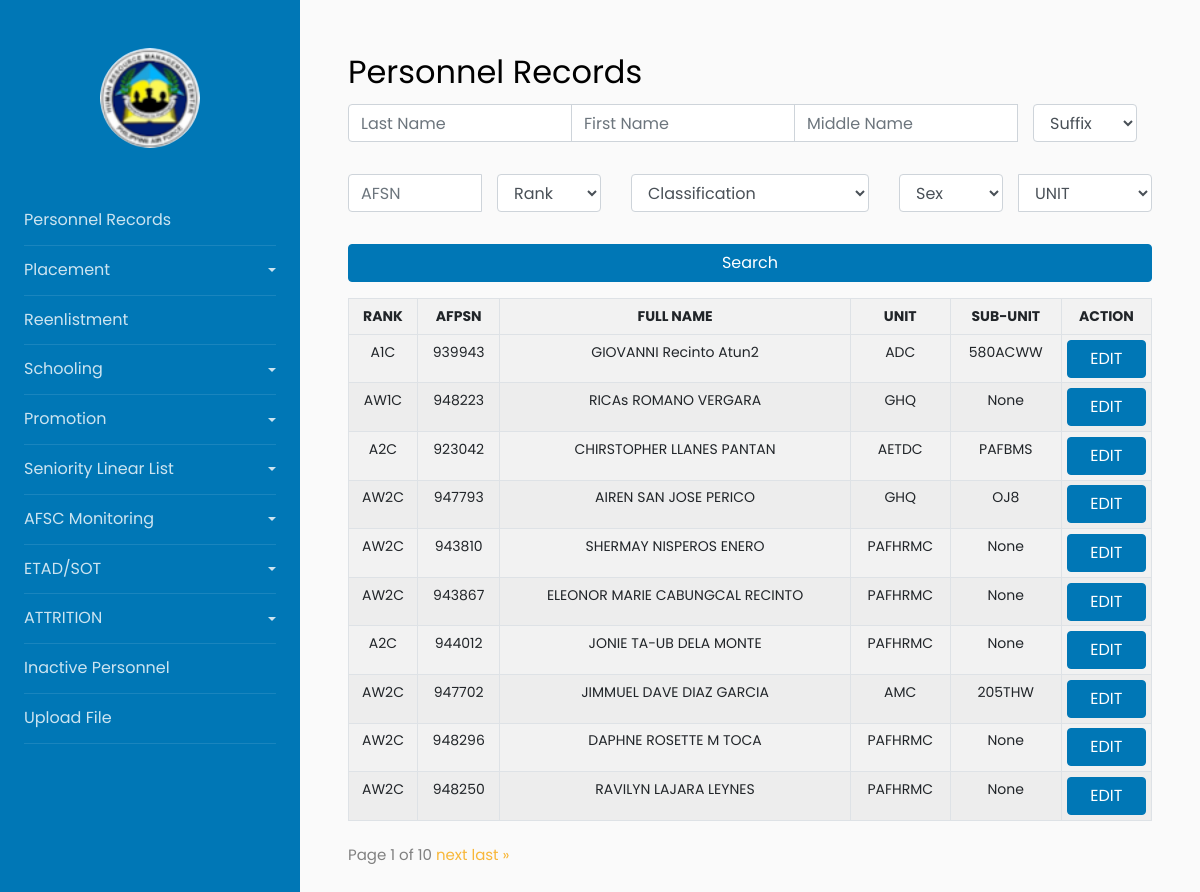
The page / on the database its author committed.
### myapp/models.py (models this page shows, shortened)
class PersonnelItem(models.Model):
    NR = models.CharField(max_length=200, blank=True, null=True)
    RANK = models.CharField(max_length=200)
    LAST_NAME = models.CharField(max_length=200)
    FIRST_NAME = models.CharField(max_length=200)
    MIDDLE_NAME = models.CharField(max_length=200)
    EXTENSION_NAME = models.CharField(max_length=200, blank=True, null=True)
    SERIAL_NUMBER = models.CharField(max_length=200)
    BOS = models.CharField(max_length=200)
    SEX = models.CharField(max_length=10)
    BIRTHDAY = models.DateField()
    CONTACT_NUMBER = models.CharField(max_length=200, blank=True, null=True)
    ADDRESS = models.CharField(max_length=200)
    REGULAR_RESERVE = models.CharField(max_length=200, blank=True, null=True)
    PILOT_RATED_NON_RATED = models.CharField(max_length=200, blank=True, null=True)
    AFSC = models.CharField(max_length=200, blank=True, null=True)
    HIGHEST_PME_COURSES = models.CharField(max_length=200, blank=True, null=True)
    EFFECTIVE_DATE_APPOINTMENT = models.DateField()
    EFFECTIVE_DATE_ENTERED = models.DateField()
    LENGTH_OF_SERVICE = models.CharField(max_length=200)
    DATE_LAST_PROMOTION_APPOINTMENT = models.DateField(max_length=200, blank=True, null=True)
    UNIT = models.CharField(max_length=200)
    SUB_UNIT = models.CharField(max_length=200, blank=True, null=True)
    DATE_LAST_1ST_TRANCH_REENLISTMENT = models.DateField(max_length=200, blank=True, null=True)
    DATE_LAST_2ND_TRANCH_REENLISTMENT = models.DateField(max_length=200, blank=True, null=True)

### myapp/views.py (the view)
# urls.py: path('', views.index, name='index'),
def index(request):
    last_name_query = request.GET.get('last_name')
    first_name_query = request.GET.get('first_name')
    middle_name_query = request.GET.get('middle_name')
    suffix_query = request.GET.get('suffix')
    afsn_query = request.GET.get('afsn')
    rank_query = request.GET.get('rank')
    classification_query = request.GET.get('classification')
    sex_query = request.GET.get('sex')
    unit_query = request.GET.get('unit')
    filters = Q()
    if last_name_query:
        filters &= Q(LAST_NAME__icontains=last_name_query)
    if first_name_query:
        filters &= Q(FIRST_NAME__icontains=first_name_query)
    if middle_name_query:
        filters &= Q(MIDDLE_NAME__icontains=middle_name_query)
    if suffix_query and suffix_query != "Suffix":
        filters &= Q(EXTENSION_NAME__icontains=suffix_query)
    if afsn_query:
        filters &= Q(SERIAL_NUMBER__icontains=afsn_query)  # Change this to 'SERIAL_NUMBER'
    if rank_query and rank_query != "Rank":
        filters &= Q(RANK__icontains=rank_query)
    if classification_query and classification_query != "Classification":
        filters &= Q(CLASSIFICATION__icontains=classification_query)
    if sex_query and sex_query != "Sex":
        filters &= Q(SEX__icontains=sex_query)
    if unit_query:
        filters &= Q(UNIT__icontains=unit_query)
    persons = PersonnelItem.objects.filter(filters)
    paginator = Paginator(persons, 10)
    page_num = request.GET.get("page")
    persons = paginator.get_page(page_num)
    return render(request, 'myapp/index.html', {
        'persons': persons,
        'last_name_query': last_name_query,
        'first_name_query': first_name_query,
        'middle_name_query': middle_name_query,
        'suffix_query': suffix_query,
        'afsn_query': afsn_query,
        'rank_query': rank_query,
        'classification_query': classification_query,
        'sex_query': sex_query,
        'unit_query': unit_query,
    })

### myapp/templates/myapp/index.html (shortened to what this page needs)
{% extends 'Base/base.html' %}
{% block content %}
<h2>Personnel Records</h2>
{% include 'myapp/searchforms.html' %}
{% include 'myapp/tablewithPaginator.html' %}
{% endblock %}

### myapp/templates/myapp/tablewithPaginator.html (shortened to what this page needs)
     <table class="table table-responsive-sm table-bordered table-striped table-sm">
      <tr>
          <th>RANK</th>
          <th>AFPSN</th>
          <th>FULL NAME</th>
          <th>UNIT</th>
          <th>SUB-UNIT</th>
          <th>ACTION</th>
      </tr>
      {% for person in persons %}
      <tr>
        <td>{{ person.RANK }}</td>
        <td>{{ person.SERIAL_NUMBER }}</td>
        <td>{{ person.FIRST_NAME}} {{person.MIDDLE_NAME}} {{person.LAST_NAME}}</td>
        <td>{{ person.UNIT }}</td>
        <td>{{ person.SUB_UNIT }}</td>
        <td>
        <button
                class="btn btn-primary openModalButton"
                data-rank="{{ person.RANK }}"
                data-lastname="{{ person.LAST_NAME }}"
                data-firstname="{{ person.FIRST_NAME }}"
                data-middlename="{{ person.MIDDLE_NAME }}"
                data-suffix="{{ person.EXTENSION_NAME }}"
                data-afpsn="{{ person.SERIAL_NUMBER }}"
                data-unit="{{ person.UNIT }}"
                data-subunit="{{ person.SUB_UNIT }}"
                data-birthday="{{ person.BIRTHDAY }}"
                data-contactnumber="{{ person.CONTACT_NUMBER }}"
                data-sex="{{ person.SEX }}"
                data-address="{{ person.ADDRESS }}"
                data-afsc="{{ person.AFSC }}"
                data-highestpme="{{ person.HIGHEST_PME_COURSES }}"
                data-dateenteredmilitary="{{ person.EFFECTIVE_DATE_ENTERED }}"
                data-datelastpromotion="{{ person.DATE_LAST_PROMOTION_APPOINTMENT }}"
                data-lengthofservice="{{ person.LENGTH_OF_SERVICE }}"
                data-toggle="modal"
                data-target="#myModal">EDIT</button>
        </td>
    </tr>
      {% endfor %}
  </table>
  <div class="pagination">
    <span class="step-links">
        <span class="current">
            Page {{ persons.number }} of {{ persons.paginator.num_pages }}
        </span>
        {% if persons.has_next %}
            <a href="?page={{ persons.next_page_number }}">next</a>
            <a href="?page={{ persons.paginator.num_pages }}">last &raquo;</a>
        {% endif %}
    </span>
  </div>

### rows shown on the page
PersonnelItem: RANK "A1C", SERIAL_NUMBER "939943", FIRST_NAME "GIOVANNI", MIDDLE_NAME "Recinto", LAST_NAME "Atun2", UNIT "ADC", SUB_UNIT "580ACWW"
PersonnelItem: RANK "AW1C", SERIAL_NUMBER "948223", FIRST_NAME "RICAs", MIDDLE_NAME "ROMANO", LAST_NAME "VERGARA", UNIT "GHQ", SUB_UNIT "None"
PersonnelItem: RANK "A2C", SERIAL_NUMBER "923042", FIRST_NAME "CHIRSTOPHER", MIDDLE_NAME "LLANES", LAST_NAME "PANTAN", UNIT "AETDC", SUB_UNIT "PAFBMS"
PersonnelItem: RANK "AW2C", SERIAL_NUMBER "947793", FIRST_NAME "AIREN", MIDDLE_NAME "SAN JOSE", LAST_NAME "PERICO", UNIT "GHQ", SUB_UNIT "OJ8"
PersonnelItem: RANK "AW2C", SERIAL_NUMBER "943810", FIRST_NAME "SHERMAY", MIDDLE_NAME "NISPEROS", LAST_NAME "ENERO", UNIT "PAFHRMC", SUB_UNIT "None"
PersonnelItem: RANK "AW2C", SERIAL_NUMBER "943867", FIRST_NAME "ELEONOR MARIE", MIDDLE_NAME "CABUNGCAL", LAST_NAME "RECINTO", UNIT "PAFHRMC", SUB_UNIT "None"
PersonnelItem: RANK "A2C", SERIAL_NUMBER "944012", FIRST_NAME "JONIE", MIDDLE_NAME "TA-UB", LAST_NAME "DELA MONTE", UNIT "PAFHRMC", SUB_UNIT "None"
PersonnelItem: RANK "AW2C", SERIAL_NUMBER "947702", FIRST_NAME "JIMMUEL DAVE", MIDDLE_NAME "DIAZ", LAST_NAME "GARCIA", UNIT "AMC", SUB_UNIT "205THW"
PersonnelItem: RANK "AW2C", SERIAL_NUMBER "948296", FIRST_NAME "DAPHNE ROSETTE", MIDDLE_NAME "M", LAST_NAME "TOCA", UNIT "PAFHRMC", SUB_UNIT "None"
PersonnelItem: RANK "AW2C", SERIAL_NUMBER "948250", FIRST_NAME "RAVILYN", MIDDLE_NAME "LAJARA", LAST_NAME "LEYNES", UNIT "PAFHRMC", SUB_UNIT "None"

### other values the page prints
{{ persons.number }} "1"
{{ persons.paginator.num_pages }} "10"
